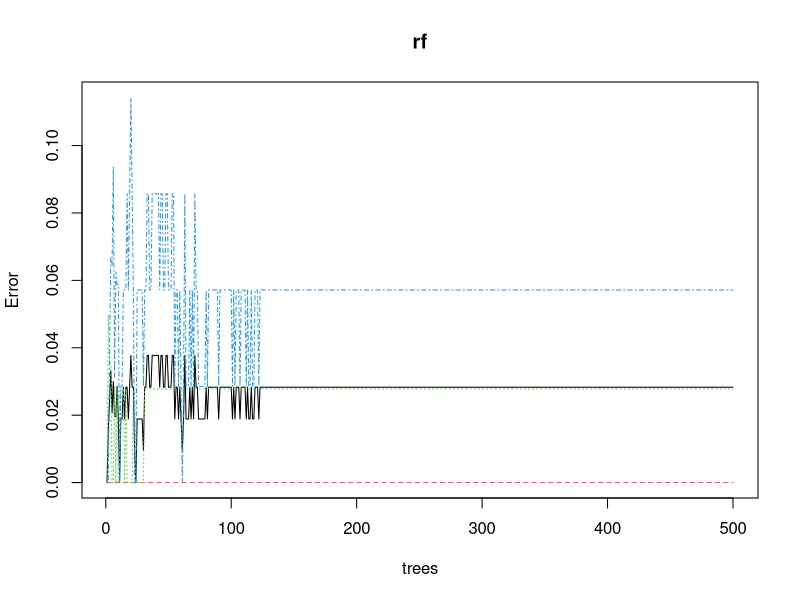
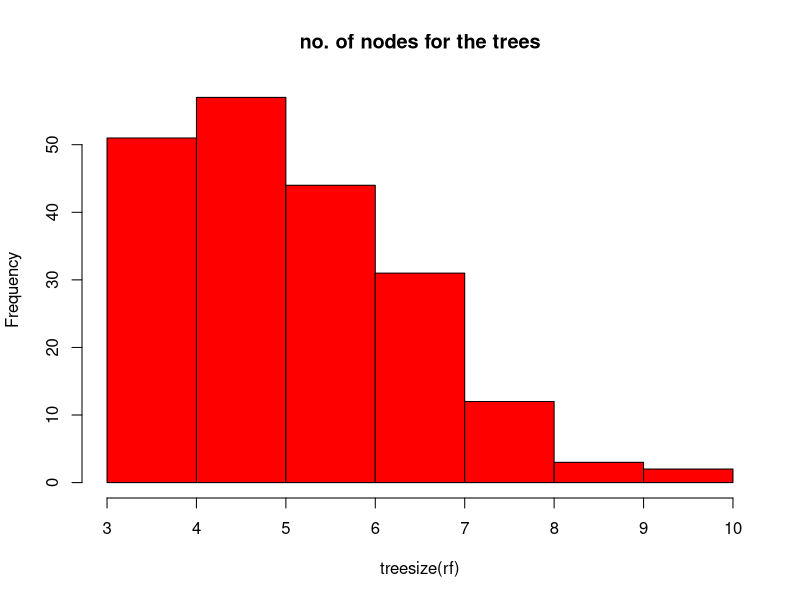
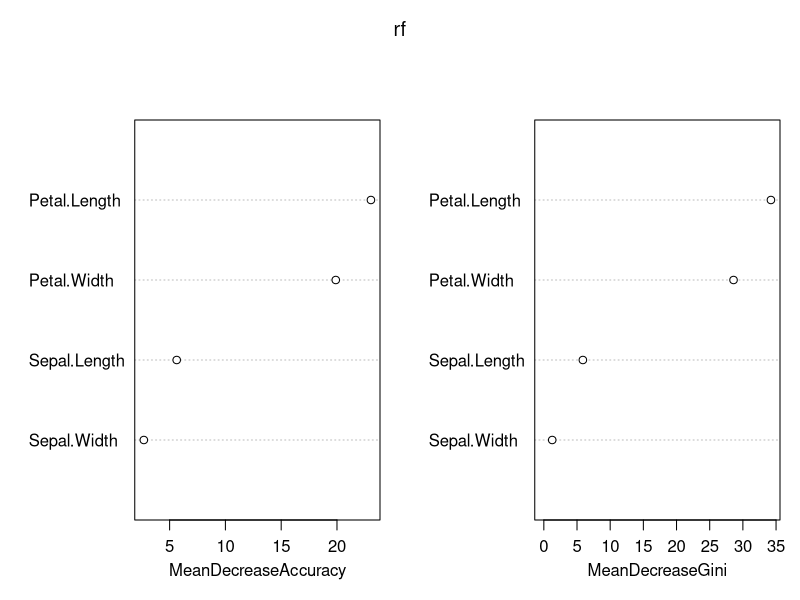
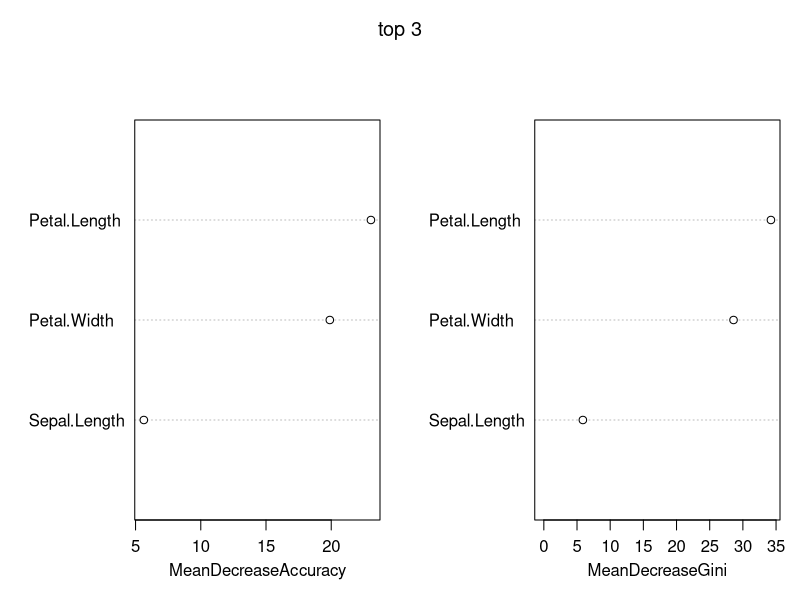
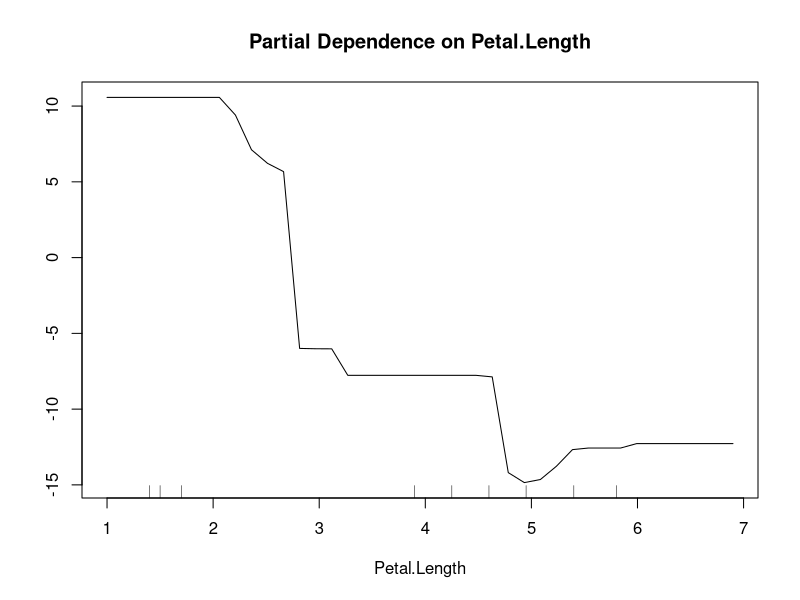
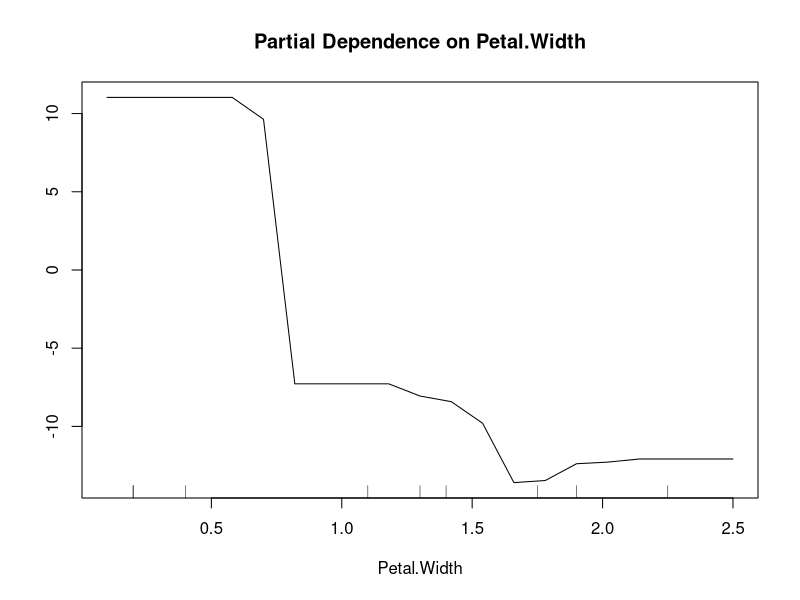
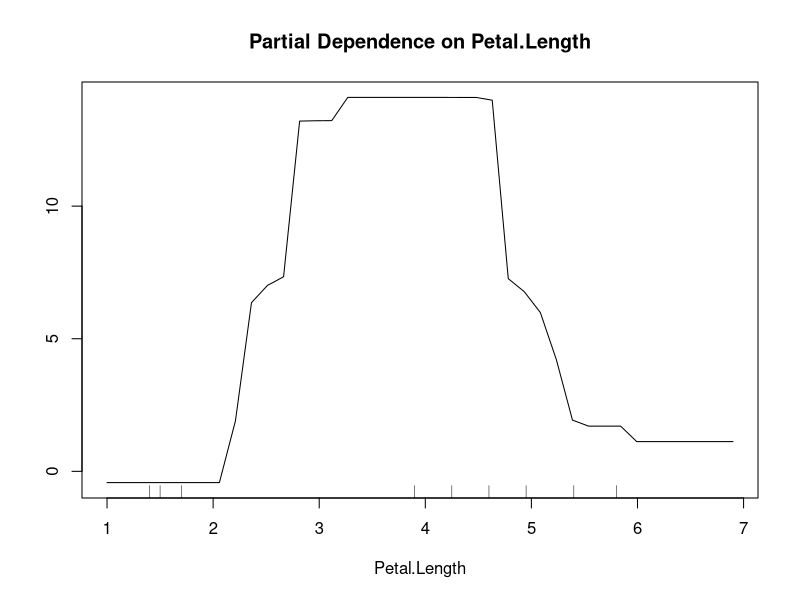
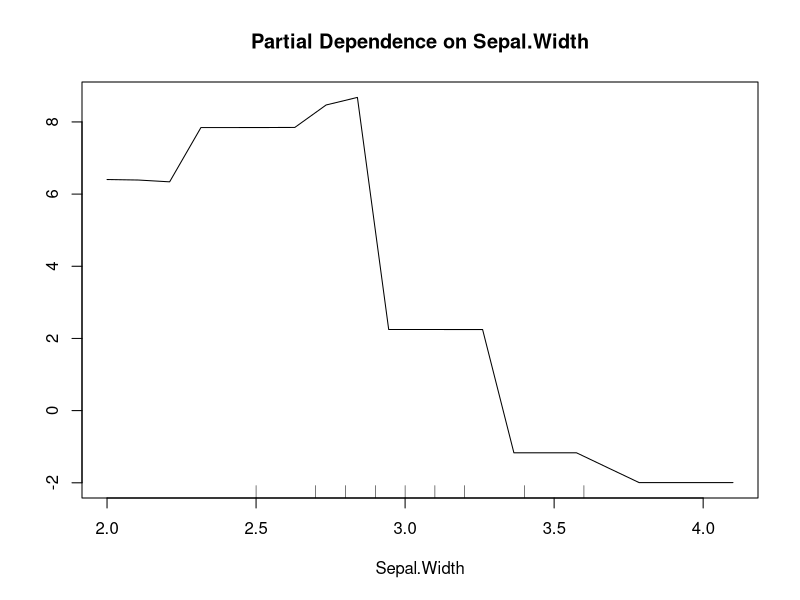

R code for these plots, in order: (Note: this script raises an error after producing the figures.)
# Random Forests using R
#it is extension of decision tree 
#it is an ensemble
data("iris")
attach(iris)
str(iris)
# Data Partition
set.seed(123) # 70 / 30 
ind<-sample(2,nrow(iris),replace=T,prob = c(0.7,0.3))
nrow(iris)
ncol(iris)
train<-iris[ind==1,]
test<-iris[ind==2,]
# Random Forest
library(randomForest)
set.seed(222)
rf<-randomForest(Species~.,data = train)
print(rf)
attributes(rf)
rf$err.rate
rf$confusion
# Prediction and Confusion Matrix on Test Data
library(caret)
p1<-predict(rf,test)
head(p1)
head(iris)
head(test$Species)
library(e1071)
confusionMatrix(p1,test$Species)
# Train data
library(caret)
p2<-predict(rf,train)
head(p2)
library(e1071)
confusionMatrix(p2,train$Species)
plot(rf)
rf<-randomForest(Species~.,data = train,ntree=200,mtry=2,importance=TRUE,proximity=TRUE)
print(rf)
hist(treesize(rf),main="no. of nodes for the trees",col = "red")
varImpPlot(rf)
varImpPlot(rf,sort=T,n.var = 3,main="top 3")
importance(rf)
# Variable used no. of times
varUsed(rf)
# Partial dependence plot
partialPlot(rf,train,Petal.Length,"setosa")
partialPlot(rf,train,Petal.Width,"setosa")
partialPlot(rf,train,Petal.Length,"versicolor")
partialPlot(rf,train,Sepal.Width,"versicolor")
getTree(rf.1.labelvar = TRUE)



